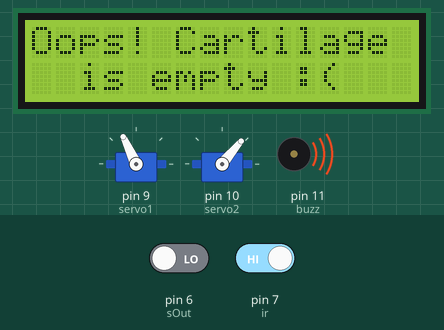
Bench run of a sketch on a simulated Arduino Uno, built with avr-gcc and run on an emulated ATmega328P. Parts: 16×2 character LCD, 2 × servo, buzzer (waves = sounding, pin HIGH). Inputs (shaded band) come from the test bench; at power-on: pin 7 (ir) HIGH, pin 6 (sOut) LOW. Pins used as bus, display or sensor lines are not drawn; what the sketch prints to the serial monitor is not drawn.

Above: at 2.2 s.
2.3 s: pin 7 (ir) driven LOW
At 4.5 s:
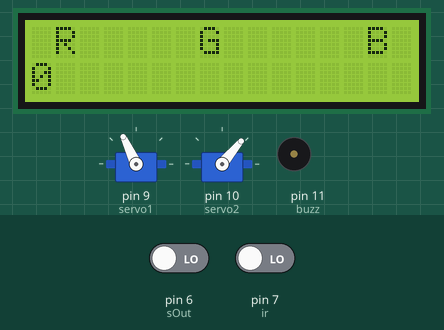
5.4 s: pin 7 (ir) driven HIGH
At 7.2 s:
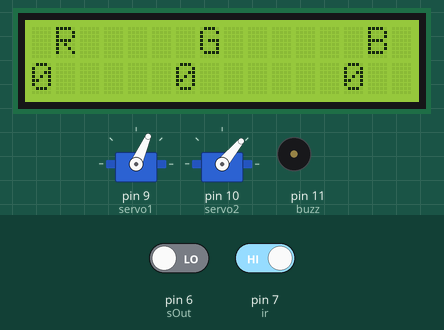
At 8.7 s:
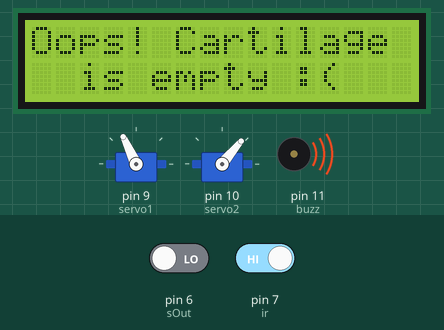
Timing chart, 0 to 14.5 s (numbered marks = the images above; inputs shaded):
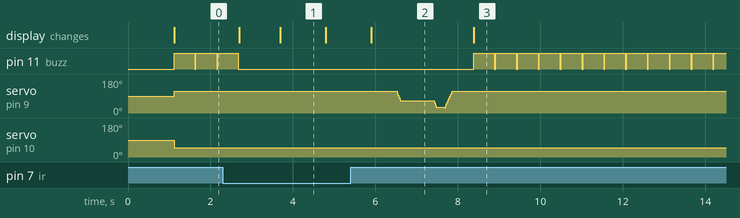

The sketch:

main.ino
```cpp
#include <I2Cdev.h>

/**
 * Group Name : IPC087
 * Another    : Sukarna Jana
 * Title      : Arduino Color Sorter Project
 *
 * Copyright © 2022 Sukarna jana
 */

// Supporting Libraries
#include <Servo.h>
#include <Wire.h>
#include <LiquidCrystal_I2C.h>

// Color Sensor
#define s0 2
#define s1 3
#define s2 4
#define s3 5
#define sOut 6

int redFrequency = 0;
int greenFrequency = 0;
int blueFrequency = 0;

// IR Sensor
#define ir 7

// Buzzer
#define buzz 11

// Servo
#define servo1 9
#define servo2 10
Servo collectServo;
Servo dropServo;

int freq = 0;
int color = 0;
LiquidCrystal_I2C lcd(0x27,16,2);


void setup(){

  Serial.begin(9600);

  lcd.begin();
  lcd.setCursor(4,0);
  lcd.print("WELCOME");
  lcd.setCursor(1,1);
  lcd.print("to grp. IPC087");

  pinMode(s0, OUTPUT);
  pinMode(s1, OUTPUT);
  pinMode(s2, OUTPUT);
  pinMode(s3, OUTPUT);
  pinMode(buzz,OUTPUT);
  pinMode(sOut, INPUT);
  pinMode(ir, INPUT);

  collectServo.attach(servo1);
  dropServo.attach(servo2);

  // set color sensor at 20% frequency-scaling
  digitalWrite(s0,HIGH);
  digitalWrite(s1,LOW);

  delay(1000);
  lcd.clear();

}


void loop(){
  if(!digitalRead(ir)){

    lcd.clear();
    lcd.setCursor(0,0);
    lcd.print(" R     G      B ");

    // Setting RED (R) filtered photodiodes to be read
    digitalWrite(s2,LOW);
    digitalWrite(s3,LOW);
    redFrequency = pulseIn(sOut, LOW);
    lcd.setCursor(0,1);
    lcd.print(redFrequency);
    delay(100);

    // Setting GREEN (G) filtered photodiodes to be read
    digitalWrite(s2,HIGH);
    digitalWrite(s3,HIGH);
    greenFrequency = pulseIn(sOut, LOW);
    lcd.setCursor(6,1);
    lcd.print(greenFrequency);
    delay(100);

    // Setting BLUE (B) filtered photodiodes to be read
    digitalWrite(s2,LOW);
    digitalWrite(s3,HIGH);
    blueFrequency = pulseIn(sOut, LOW);
    lcd.setCursor(13,1);
    lcd.print(blueFrequency);
    delay(100);

    Serial.print(":R=");
    Serial.print(redFrequency);
    Serial.print("|G=");
    Serial.print(greenFrequency);
    Serial.print("|B=");
    Serial.print(blueFrequency);
    Serial.println(":");

    sortColor(redFrequency,greenFrequency,blueFrequency);

  }
  else{
    lcd.setCursor(0,0);
    lcd.print("Oops! Cartilage");
    lcd.setCursor(0,1);
    lcd.print("  is empty :(  ");
    collectServo.write(115);
    dropServo.write(50);
    digitalWrite(buzz,1);
  }
  delay(500);
  digitalWrite(buzz,0);
}

void sortColor(int red, int green, int blue){

  collectServo.write(115);
  delay(500);

  for(int i = 115; i > 65; i--) {
    collectServo.write(i);
    delay(2);
  }
  delay(500);

  if(red<45 && red>32 && green<65 && green>55){
    dropServo.write(50); // Red
  }
  else if(green<55 && green>43 && blue<47 && blue>35){
    dropServo.write(75); // Orange
  }
  else if(red<53 && red>40 && green<53 && green>40){
    dropServo.write(100); // Green
  }
  else if(red<38 && red>24 && green<44 && green>30){
    dropServo.write(125); // Yellow
  }
  else if(red<56 && red>46 && green<65 && green>55){
    dropServo.write(150); // Brown
  }
  else if (green<58 && green>45 && blue<40 && blue>26){
    dropServo.write(175); // Blue
  }
  delay(300);

  for(int i = 65; i > 29; i--) {
    collectServo.write(i);
    delay(2);
  }
  delay(200);

  for(int i = 29; i < 115; i++) {
    collectServo.write(i);
    delay(2);
  }

}
```

Measured:
- after the input at 2.3 s, pin 11 (buzz): goes on until 2.7 s, then stays LOW; the display: first changes after 0.39 s (image 1 shows a later state)
- after the input at 5.4 s, pin 11 (buzz): alternates HIGH for 0.50 s and LOW for 0.03 s, starting after 3.0 s; the display: first differs from a run without the input after 3.0 s (image 3)
- by itself, pin 11 (buzz): alternates HIGH for 0.50 s and LOW for 0.03 s
- what the display in image 1 shows lasts 1.1 s, from 3.7 s to 4.8 s
